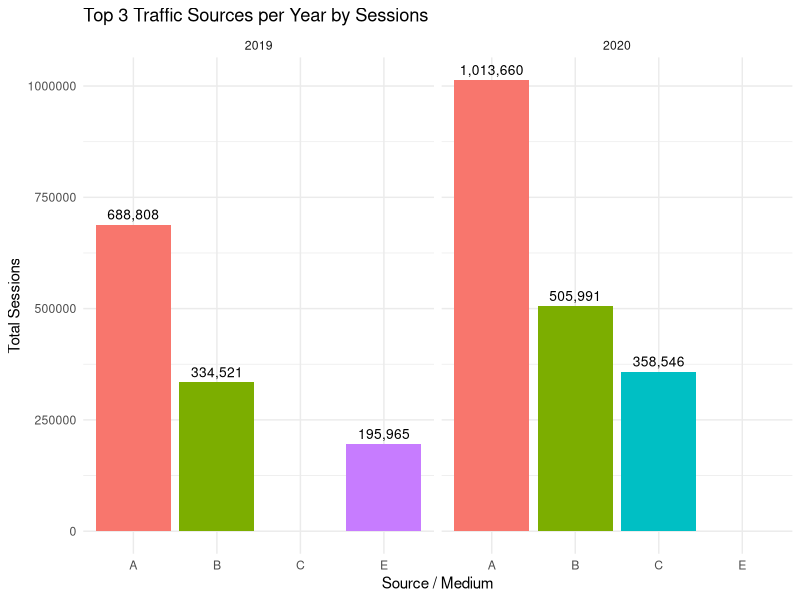
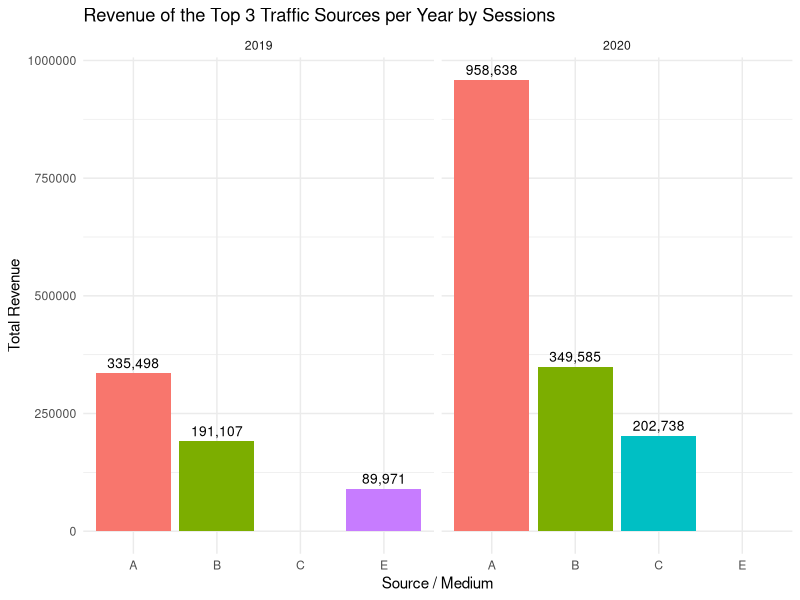
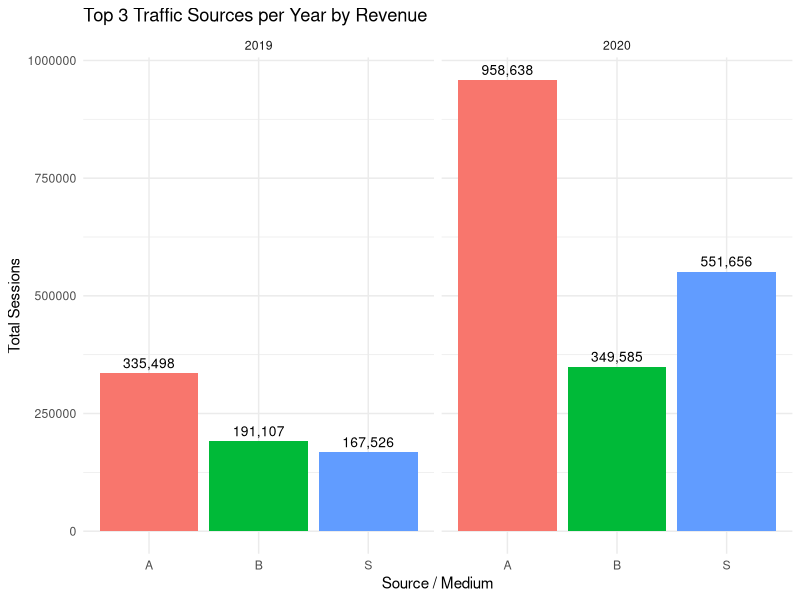
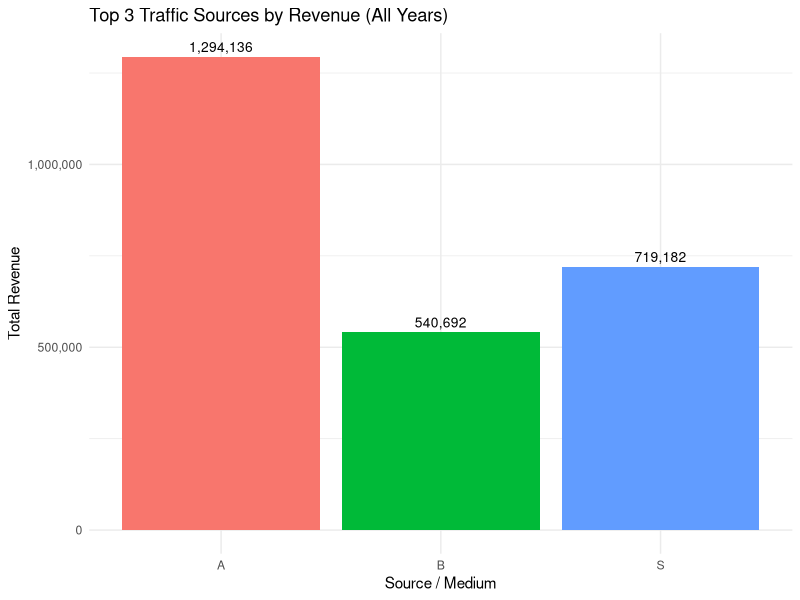
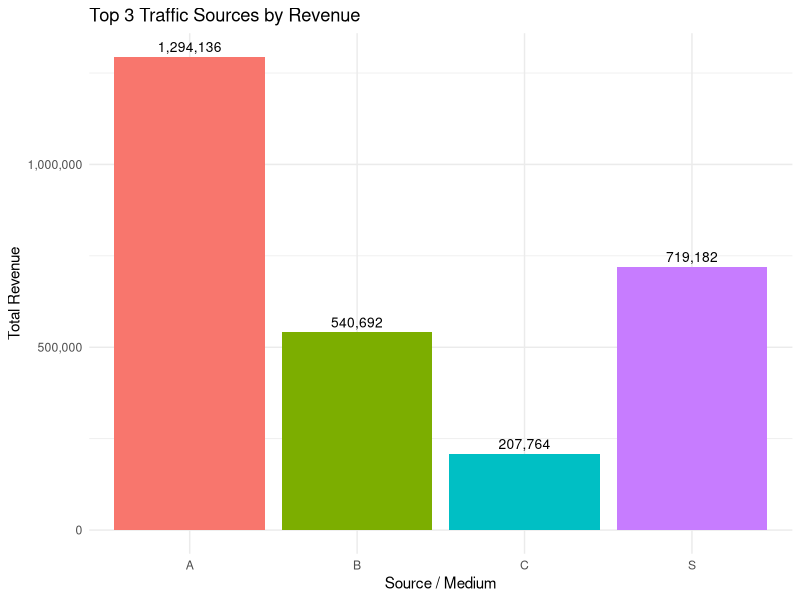
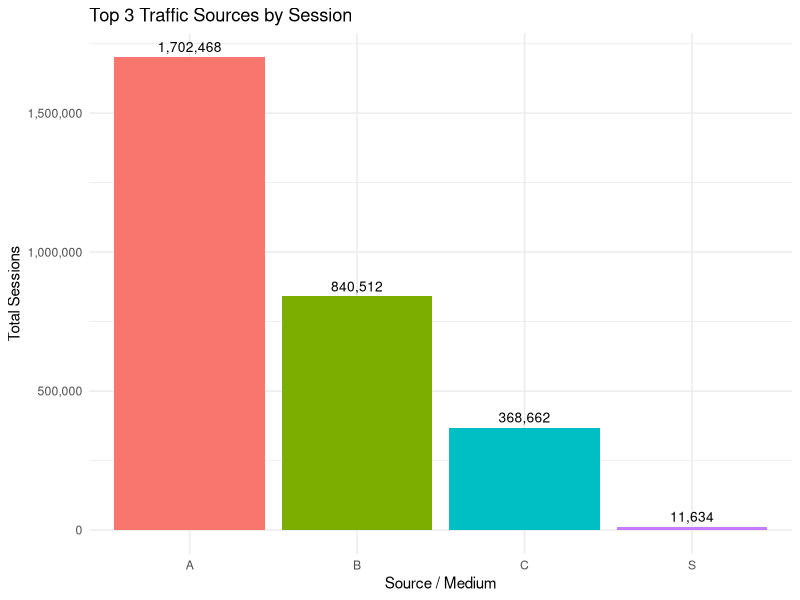
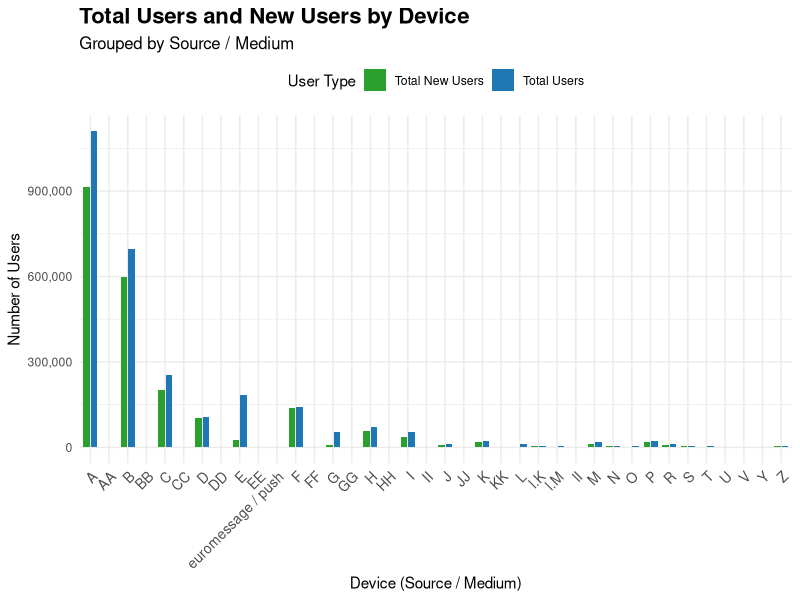
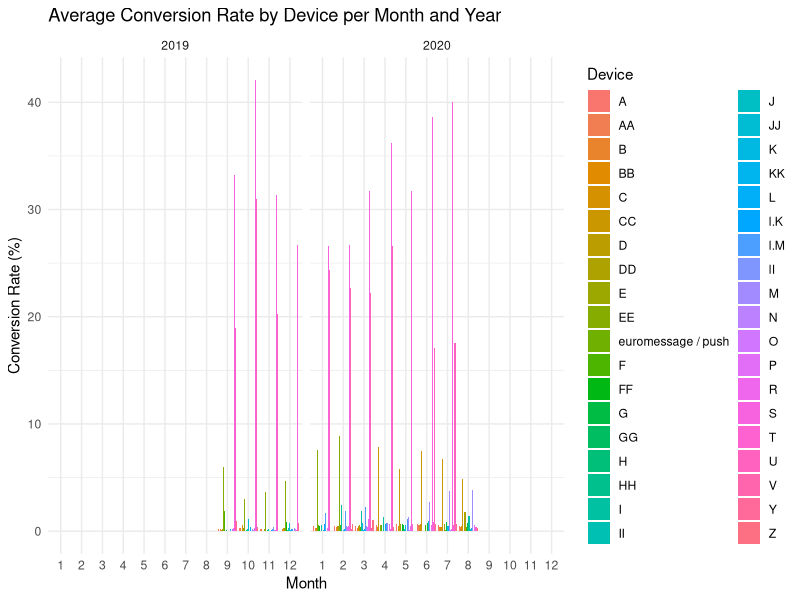

Recreate these plots in R, in order.
## ---- chunk 1
library(readr)
library(dplyr)
library(ggplot2)
library(tidyr)
library(skimr)

library(knitr) # For better table
library(lubridate) # Task 1B test
library(scales)
## ---- chunk 2
df <- read_csv("../data/Web Analytic_Dataset.csv")
df
## ---- chunk 3
cat("The dimension of dataset: number of columns", ncol(df), "number of rows: ", nrow((df)))
## ---- chunk 4
str(df) # Structure of dataset
## ---- chunk 5
sapply(df,class)
## ---- chunk 6
colSums(is.na(df))
## ---- chunk 7
any(duplicated(df))
## ---- chunk 8
df_clean_task_one <- df %>%
  mutate(
    Revenue = as.numeric(gsub(",", "", Revenue)),
    Sessions = as.numeric(gsub(",", "", Sessions)),
    `Conversion Rate (%)` = gsub("<", "", `Conversion Rate (%)`),         # Remove < symbol
    `Conversion Rate (%)` = as.numeric(gsub("%", "", `Conversion Rate (%)`)),
    `Bounce Rate` = as.numeric(gsub("%", "", `Bounce Rate`))
  )
## ---- chunk 9
str(df_clean_task_one)
## ---- chunk 10
top3_dual <- df_clean_task_one %>%
  group_by(Year, `Source / Medium`) %>%
  summarise(
    Total_Sessions = sum(Sessions, na.rm = TRUE),
    Total_Revenue = sum(Revenue, na.rm = TRUE),
    .groups = "drop"
  ) %>%
  group_by(Year) %>%
  slice_max(Total_Sessions, n = 3) %>%
  ungroup()
## ---- chunk 11
# Plot
top3_sessions <- top3_dual %>%
  select(Year, `Source / Medium`, Total_Sessions, Total_Revenue)

ggplot(top3_sessions, aes(x = `Source / Medium`, y = Total_Sessions, fill = `Source / Medium`)) +
  geom_col(show.legend = FALSE) +
  geom_text(aes(label = scales::comma(Total_Sessions)), 
            vjust = -0.5, size = 3.5) +
  facet_wrap(~ Year) +
  labs(
    title = "Top 3 Traffic Sources per Year by Sessions",
    x = "Source / Medium",
    y = "Total Sessions"
  ) +
  theme_minimal()
# theme(axis.text.x = element_text(angle = 45, hjust = 1))

ggplot(top3_sessions, aes(x = `Source / Medium`, y = Total_Revenue, fill = `Source / Medium`)) +
  geom_col(show.legend = FALSE) +
  geom_text(aes(label = comma(Total_Revenue)), # label hien data len
            vjust = -0.5, size = 3.5) +
  facet_wrap(~ Year) +
  labs(
    title = "Revenue of the Top 3 Traffic Sources per Year by Sessions",
    x = "Source / Medium",
    y = "Total Revenue"
  ) +
  theme_minimal()
## ---- chunk 12
top3_dual <- df_clean_task_one %>%
  group_by(Year, `Source / Medium`) %>%
  summarise(
    Total_Sessions = sum(Sessions, na.rm = TRUE),
    Total_Revenue = sum(Revenue, na.rm = TRUE),
    .groups = "drop"
  ) %>%
  group_by(Year) %>%
  slice_max(Total_Revenue, n = 3) %>%
  ungroup()

top3_revenue <- top3_dual %>%
  select(Year, `Source / Medium`, Total_Sessions, Total_Revenue)

ggplot(top3_revenue , aes(x = `Source / Medium`, y = Total_Revenue, fill = `Source / Medium`)) +
  geom_col(show.legend = FALSE) +
  facet_wrap(~ Year) +
  geom_text(aes(label = scales::comma(Total_Revenue)), 
            vjust = -0.5, size = 3.5) +
  labs(
    title = "Top 3 Traffic Sources per Year by Revenue",
    x = "Source / Medium",
    y = "Total Sessions"
  ) +
  theme_minimal()
## ---- chunk 13
top3_revenue_all_time <- df_clean_task_one %>%
  group_by(`Source / Medium`) %>%
  summarise(Total_Revenue = sum(Revenue, na.rm = TRUE), .groups = "drop") %>%
  slice_max(Total_Revenue, n = 3) %>%
  ungroup()

ggplot(top3_revenue_all_time, aes(x = `Source / Medium`, y = Total_Revenue, fill = `Source / Medium`)) +
  geom_col(show.legend = FALSE) +
  geom_text(aes(label = scales::comma(Total_Revenue)), vjust = -0.5, size = 3.5) +
  scale_y_continuous(labels = comma) +
  labs(
    title = "Top 3 Traffic Sources by Revenue (All Years)",
    x = "Source / Medium",
    y = "Total Revenue"
  ) +
  theme_minimal()
## ---- chunk 14
# Summarise the data
summary_table <- df_clean_task_one %>%
  group_by(`Source / Medium`) %>%
  summarise(
    Total_Sessions = sum(Sessions, na.rm = TRUE),
    Total_Revenue = sum(Revenue, na.rm = TRUE),
    .groups = "drop"
  )


# Get top 3 by revenue
top3_revenue <- summary_table %>%
  slice_max(Total_Revenue, n = 3)

# Get top 3 by sessions
top3_sessions <- summary_table %>%
  slice_max(Total_Sessions, n = 3)

# Combine both tables & Remove duplicate
top3_combined_unique <- bind_rows(top3_revenue, top3_sessions) %>%
  distinct(`Source / Medium`, .keep_all = TRUE)
## ---- chunk 15
top3_revenue <- top3_combined_unique %>%
  select(`Source / Medium`, Total_Sessions, Total_Revenue)

ggplot(top3_revenue , aes(x = `Source / Medium`, y = Total_Revenue, fill = `Source / Medium`)) +
  geom_col(show.legend = FALSE) +
  scale_y_continuous(labels = comma) +
  geom_text(aes(label = scales::comma(Total_Revenue)), 
            vjust = -0.5, size = 3.5) +
  labs(
    title = "Top 3 Traffic Sources by Revenue",
    x = "Source / Medium",
    y = "Total Revenue"
  ) +
  theme_minimal()

ggplot(top3_revenue , aes(x = `Source / Medium`, y = Total_Sessions, fill = `Source / Medium`)) +
  geom_col(show.legend = FALSE) +
  scale_y_continuous(labels = comma) +
  geom_text(aes(label = scales::comma(Total_Sessions)), 
            vjust = -0.5, size = 3.5) +
  labs(
    title = "Top 3 Traffic Sources by Session",
    x = "Source / Medium",
    y = "Total Sessions"
  ) +
  theme_minimal()
## ---- chunk 16
device_summary <- df_clean_task_one %>%
  group_by(`Source / Medium`) %>%
  summarise(`Total Users` = sum(Users, na.rm=TRUE),
            `Total New Users` = sum(`New Users`, na.rm=TRUE))

device_summary

# knitr::kable(device_summary, caption = "Total Users and New Users by Device")
## ---- chunk 17
device_summary_long <- device_summary %>%
  pivot_longer(cols = c(`Total Users`, `Total New Users`),
               names_to = "Type",
               values_to = "Count")

ggplot(device_summary_long, aes(x = `Source / Medium`, y = Count, fill = Type)) +
  geom_bar(stat = "identity", position = position_dodge(width = 0.8), width = 0.7) +
  scale_y_continuous(labels = comma) +
  scale_fill_manual(values = c("Total Users" = "#1f77b4", "Total New Users" = "#2ca02c")) +
  labs(
    title = "Total Users and New Users by Device",
    subtitle = "Grouped by Source / Medium",
    x = "Device (Source / Medium)",
    y = "Number of Users",
    fill = "User Type"
  ) +
  theme_minimal() +
  theme(
    axis.text.x = element_text(angle = 45, hjust = 1, size = 10),
    plot.title = element_text(face = "bold", size = 16),
    plot.subtitle = element_text(size = 12),
    legend.position = "top"
  )

## ---- chunk 18
conversion_by_device <- df_clean_task_one %>%
  group_by(Year, `Month of the year`, `Source / Medium`) %>%
  summarise(
    Conversion = `Conversion Rate (%)`,
    Total_Sessions = sum(Sessions, na.rm = TRUE),
    Total_Revenue = sum(Revenue, na.rm = TRUE),
    .groups = "drop"
  )

kable(conversion_by_device, caption = "Conversion Rate by 'Device' (Source/Medium) per Month and Year")
## ---- chunk 19
ggplot(conversion_by_device, aes(x = factor(`Month of the year`), y = Conversion, fill = `Source / Medium`)) +
  geom_col(position = "dodge") +
  facet_wrap(~ Year) +
  labs(
    title = "Average Conversion Rate by Device per Month and Year",
    x = "Month",
    y = "Conversion Rate (%)",
    fill = "Device"
  ) +
  theme_minimal() +
  theme(axis.text.x = element_text(angle = 0))
## ---- chunk 20
month_coverage <- df_clean_task_one %>%
  group_by(`Source / Medium`) %>%
  summarise(Month_Count = n_distinct(`Month of the year`), .groups = "drop") %>%
  filter(Month_Count == 12)

month_coverage

df_filtered <- df_clean_task_one %>%
  semi_join(month_coverage, by = "Source / Medium") %>%
  mutate(
    Month_Name = factor(
      month.name[as.integer(`Month of the year`)],
      levels = month.name
    ),
    YearMonth = paste(Year, Month_Name, sep = "-")
  ) %>%
  arrange(`Source / Medium`, Year, as.integer(`Month of the year`))

conversion_table <- df_filtered %>%
  select(`Source / Medium`, Year, Month_Name, `Conversion Rate (%)`)


kable(conversion_table, 
      caption = "Conversion Rates, Sessions, and Revenue by Device, Year, and Month",
      col.names = c("Device", "Year", "Month", "Conversion Rate (%)"))
## ---- chunk 21
ggplot(df_filtered, aes(x = YearMonth, y = `Conversion Rate (%)`, group = `Source / Medium`, color = `Source / Medium`)) +
  geom_line(size = 1) +
  geom_point(size = 3) +  # Put point directly on the line
  theme_minimal() +
  labs(
    title = "Conversion Rate by Device Over Time",
    subtitle = "Timeline: September 2019 to August 2020 (Devices with Full 12-Month Coverage)",
    x = "Month-Year",
    y = "Conversion Rate (%)"
  ) +
  theme(
    axis.text.x = element_text(angle = 45, hjust = 1, size = 9),
    plot.title = element_text(face = "bold", size = 16),
    plot.subtitle = element_text(size = 12),
    legend.position = "top",
    legend.title = element_text(size = 12),
    legend.text = element_text(size = 10),
    panel.grid.minor = element_blank()
  )
## ---- chunk 22
df_filtered <- df_clean_task_one %>%
  mutate(
    Month_Name = factor(
      month.name[as.integer(`Month of the year`)],
      levels = month.name
    ),
    YearMonth = paste(Year, Month_Name, sep = "-")
  ) %>%
  arrange(`Source / Medium`, Year, as.integer(`Month of the year`))

# Calculate average conversion rate per device and select top 5
top_devices <- df_filtered %>%
  group_by(`Source / Medium`) %>%
  summarise(Avg_Conversion_Rate = mean(`Conversion Rate (%)`, na.rm = TRUE), .groups = "drop") %>%
  arrange(desc(Avg_Conversion_Rate)) %>%
  slice_head(n = 5)

# Print top 5 devices for verification
print(top_devices)

# Filter data for top 5 devices
df_top5 <- df_filtered %>%
  filter(`Source / Medium` %in% top_devices$`Source / Medium`)


## ---- chunk 23
ggplot(df_top5, aes(x = YearMonth, y = `Conversion Rate (%)`, group = `Source / Medium`, color = `Source / Medium`)) +
  geom_line(size = 1) +
  geom_point(size = 3) +
  theme_minimal() +
  labs(
    title = "Conversion Rate by Top 5 Devices Over Time",
    subtitle = "Timeline: September 2019 to August 2020",
    x = "Month-Year",
    y = "Conversion Rate (%)"
  ) +
  theme(
    axis.text.x = element_text(angle = 45, hjust = 1, size = 9),
    plot.title = element_text(face = "bold", size = 16),
    plot.subtitle = element_text(size = 12),
    legend.position = "top",
    legend.title = element_text(size = 12),
    legend.text = element_text(size = 10),
    panel.grid.minor = element_blank()
  )
## ---- chunk 24
df_relationship <- df_clean_task_one %>%
  select(`Bounce Rate`, `Conversion Rate (%)`, Revenue, Transactions)

cor_matrix <- round(cor(df_relationship, use = "complete.obs"), 2)

cor_df <- as.data.frame(cor_matrix) %>%
  mutate(Var1 = rownames(.)) %>%
  pivot_longer(cols = -Var1, names_to = "Var2", values_to = "Correlation")

cor_matrix
cor_df
## ---- chunk 25
cor_df <- cor_df %>%
  mutate(Var1 = factor(Var1, levels = rev(unique(Var1))))


ggplot(cor_df, aes(x = Var1, y = Var2, fill = Correlation)) +
  geom_tile(color = "white") +
  geom_text(aes(label = Correlation), color = "black", size = 4) +
  scale_fill_gradient2(low = "red", mid = "white", high = "green",
                       midpoint = 0, limit = c(-1, 1), space = "Lab",
                       name = "Correlation") +
  labs(title = "Heatmap: Bounce Rate vs Conversion, Transactions, Revenue",
       x = "", y = "") +
  theme_minimal() +
  theme(axis.text.x = element_text(angle = 45, hjust = 1))
## ---- chunk 26
ggplot(df_clean_task_one, aes(x = Transactions, y = Revenue)) +
  geom_point(alpha = 0.6) +
  geom_smooth(method = "lm", se = FALSE, color = "green") +
  labs(title = "Transaction vs Revenue",
       x = "Transaction", y = "Revenue") +
  theme_minimal()
## ---- chunk 27
ggplot(df_clean_task_one, aes(x = `Conversion Rate (%)`, y = Revenue)) +
  geom_point(alpha = 0.6) +
  geom_smooth(method = "lm", se = FALSE, color = "green") +
  labs(title = "Conversion Rate (%) vs Revenue",
       x = "Conversion Rate (%)", y = "Revenue") +
  theme_minimal()

ggplot(df_clean_task_one, aes(x = `Conversion Rate (%)`, y = Transactions)) +
  geom_point(alpha = 0.6) +
  geom_smooth(method = "lm", se = FALSE, color = "green") +
  labs(title = "Conversion Rate (%) vs Transactions",
       x = "Conversion Rate (%)", y = "Transactions") +
  theme_minimal()
## ---- chunk 28
ggplot(df_clean_task_one, aes(x = `Bounce Rate`, y = `Conversion Rate (%)`)) +
  geom_point(alpha = 0.6) +
  geom_smooth(method = "lm", se = FALSE, color = "red") +
  labs(title = "Bounce Rate vs Conversion Rate",
       x = "Bounce Rate (%)", y = "Conversion Rate (%)") +
  theme_minimal()
## ---- chunk 29
ggplot(df_clean_task_one, aes(x = `Bounce Rate`, y = Transactions)) +
  geom_point(alpha = 0.6) +
  geom_smooth(method = "lm", se = TRUE, color = "blue") +
  labs(title = "Bounce Rate vs Transactions",
       x = "Bounce Rate (%)", y = "Transactions") +
  theme_minimal()

ggplot(df_clean_task_one, aes(x = `Bounce Rate`, y = Revenue)) +
  geom_point(alpha = 0.6) +
  geom_smooth(method = "lm", se = FALSE, color = "blue") +
  labs(title = "Bounce Rate vs Revenue",
       x = "Bounce Rate (%)", y = "Revenue") +
  theme_minimal()
